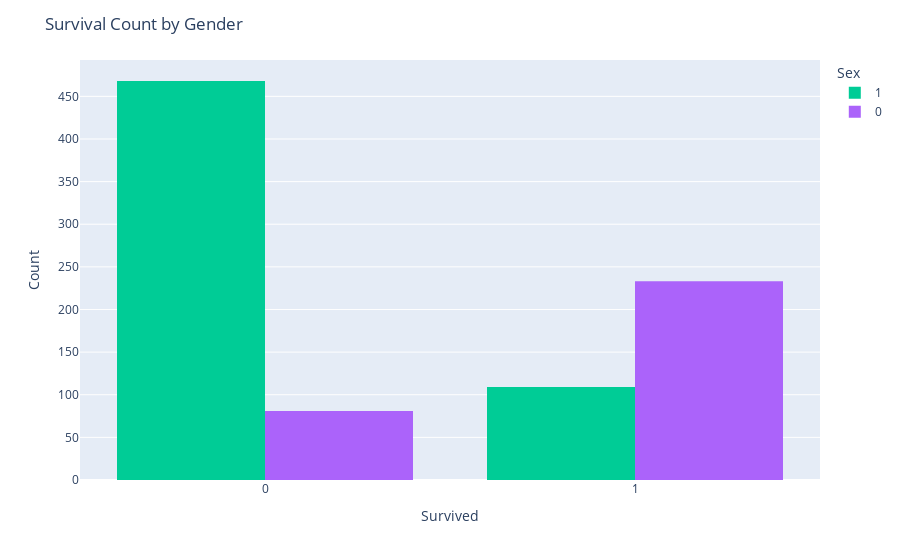

Notebook cell for this chart:
### Code cell
# Visualize the count of survival wrt gender
fig = px.histogram(df, x='Survived', color='Sex',
                   category_orders={'Survived': [1, 0], 'Sex': ['male', 'female']},
                   barmode='group',labels={'Survived': 'Survived', 'Sex': 'Sex'})


fig.update_layout(title='Survival Count by Gender',
                  xaxis_title='Survived',
                  yaxis_title='Count')


fig.show()

### Figure 1 — Plotly figure (JSON) as saved in the notebook; plotly's stock layout.template omitted (floating-point values rounded to 4 significant figures; data arrays with more than 128 entries replaced by an {"elided": "..."} marker saying what was removed)
{"data": [{"alignmentgroup": "True", "bingroup": "x", "hovertemplate": "Sex=1<br>Survived=%{x}<br>count=%{y}<extra></extra>", "legendgroup": "1", "marker": {"color": "#00cc96", "pattern": {"shape": ""}}, "name": "1", "offsetgroup": "1", "orientation": "v", "showlegend": true, "type": "histogram", "x": {"elided": "577 int values"}, "xaxis": "x", "yaxis": "y"}, {"alignmentgroup": "True", "bingroup": "x", "hovertemplate": "Sex=0<br>Survived=%{x}<br>count=%{y}<extra></extra>", "legendgroup": "0", "marker": {"color": "#ab63fa", "pattern": {"shape": ""}}, "name": "0", "offsetgroup": "0", "orientation": "v", "showlegend": true, "type": "histogram", "x": {"elided": "314 int values"}, "xaxis": "x", "yaxis": "y"}], "layout": {"autosize": true, "barmode": "group", "legend": {"title": {"text": "Sex"}, "tracegroupgap": 0}, "margin": {"t": 60}, "title": {"text": "Survival Count by Gender"}, "xaxis": {"anchor": "y", "autorange": true, "categoryarray": [1, 0], "categoryorder": "array", "domain": [0, 1], "range": [-0.5, 1.5], "title": {"text": "Survived"}, "type": "linear"}, "yaxis": {"anchor": "x", "autorange": true, "domain": [0, 1], "range": [0, 492.6], "title": {"text": "Count"}}}}
